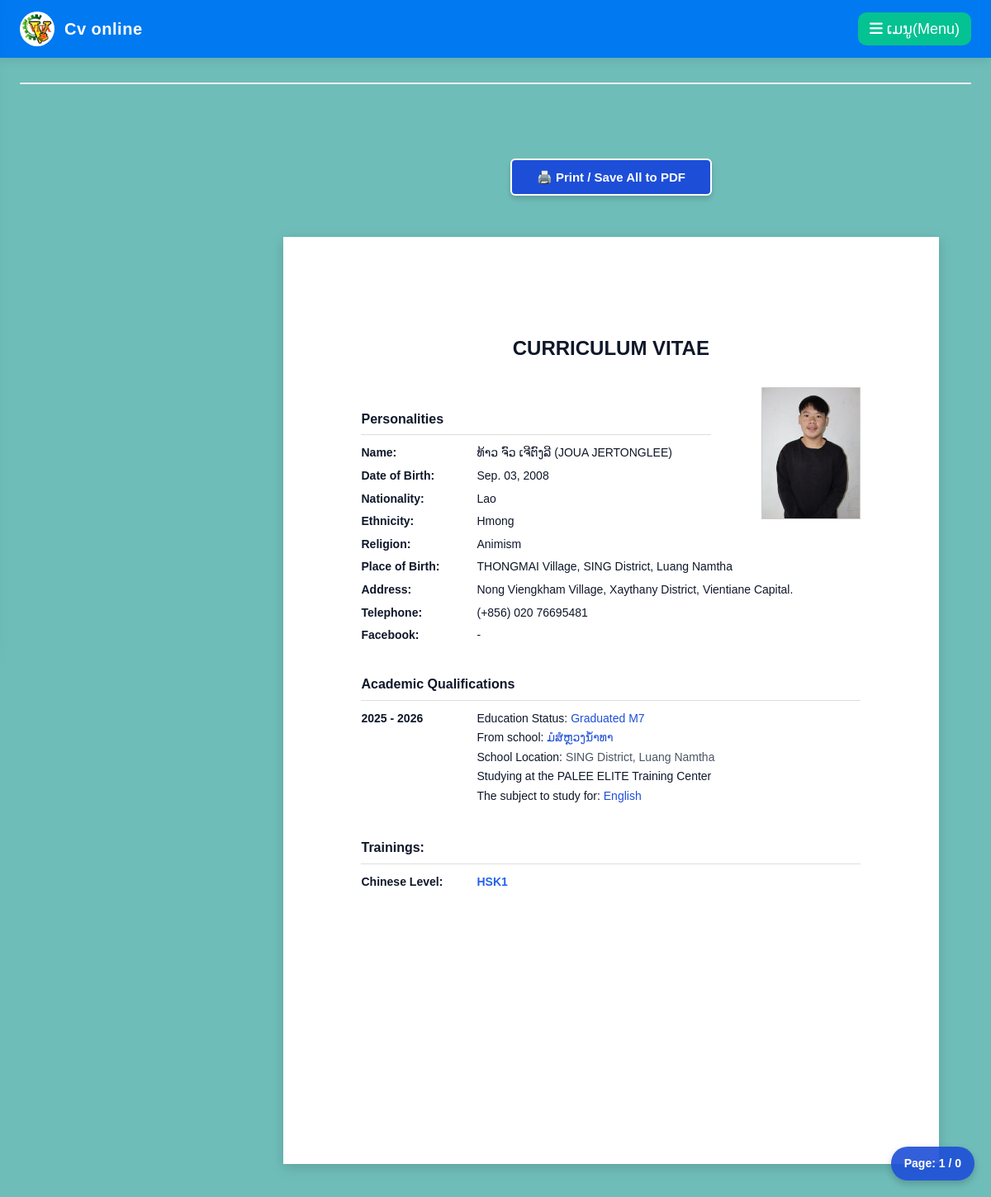
/4, run on the app's committed database.
### myapp/models.py (models this page shows, shortened)
class FormResponse(models.Model):
    PROVINCE_CHOICES3 = [
    ('Vientiane Capital', 'ນະຄອນຫຼວງວຽງຈັນ'),
    ('Phongsaly', 'ຜົ້ງສາລີ'),
    ('Luang Namtha', 'ຫຼວງນ້ຳທາ'),
    ('Oudomxay', 'ອຸດົມໄຊ'),
    ('Bokeo', 'ບໍ່ແກ້ວ'),
    ('Luang Prabang', 'ຫຼວງພະບາງ'),
    ('Huaphan', 'ຫົວພັນ'),
    ('Xayaboury', 'ໄຊຍະບູລີ'),
    ('Xieng Khouang', 'ຊຽງຂວາງ'),
    ('Vientiane', 'ວຽງຈັນ'),
    ('Bolikhamxay', 'ບໍລິຄຳໄຊ'),
    ('Khammouane', 'ຄຳມ່ວນ'),
    ('Savannakhet', 'ສະຫວັນນະເຂດ'),
    ('Salavan', 'ສາລະວັນ'),
    ('Sekong', 'ເຊກອງ'),
    ('Champasak', 'ຈຳປາສັກ'),
    ('Attapeu', 'ອັດຕະປື'),
    ('Xaysomboun', 'ໄຊສົມບູນ'),
    ]
    GRADUATE_CHOICES = [
        ('ມໍ7', 'ຈົບມໍ7ແລ້ວ (已毕业)'),
        ('ຍັງບໍ່ຈົບ', 'ຍັງບໍ່ຈົບ (未毕业)'),
    ]
    chinese_level1 = [
        ('HSK1', 'HSK1'),
        ('HSK2', 'HSK2'),
        ('HSK3', 'HSK3'),
        ('HSK4', 'HSK4'),
        ('HSK5', 'HSK5'),
        ('HSK6', 'HSK6'),
    ]
    ETHNICITY_CHOICES = [
        ('Lao', 'ລາວ'),
        ('Hmong', 'ມົ້ງ'),
        ('Khmu', 'ກຶມມຸ'),
        ('Phouthai', 'ຜູ້ໄທ'),
        ('Tai', 'ໄຕ'),
        ('Other', 'ອື່ນໆ (Other)'),
    ]
    RELIGION_CHOICES = [
        ('Buddhism', 'ພຸດ'),
        ('Christianity', 'ຄຣິດ'),
        ('Islam', 'ອິດສະລາມ'),
        ('Animism', 'ນັບຖືຜີ / ບໍ່ມີສາດສະໜາ'),
        ('Other', 'ອື່ນໆ (Other)'),
    ]
    student_code = models.CharField(max_length=20, unique=True, blank=True, null=True)
    timestamp = models.DateTimeField(
    verbose_name="Timestamp",
    default=timezone.now
    )
    full_name = models.CharField(
        max_length=255,
        verbose_name="ຊື່ ແລະ ນາມສະກຸນລາວ(真实姓名)"
    )
    name_Chinese = models.CharField(
        max_length=255,blank=True,
        verbose_name="ຊື່ແທ້ພາສາຈີນ ຫຼື ອັງກິດ(真实姓名)"
    )
    date_of_birth = models.DateField(
        verbose_name="ວັນເດືອນປີເກີດ (出生日期)",
        blank=True,
        null=True
    )
    ethnicity = models.CharField(
        max_length=50,
        choices=ETHNICITY_CHOICES,
        default='Lao',
        verbose_name="ຊົນເຜົ່າ (民族)"
    )
    ethnicity_other = models.CharField(
        max_length=100,
        blank=True,
        null=True,
        verbose_name="ຊົນເຜົ່າອື່ນໆ (请ກອກຊົນເຜົ່າຂອງທ່ານ)"
    )
    religion = models.CharField(
        max_length=50,
        choices=RELIGION_CHOICES,
        default='Buddhism',
        verbose_name="ສາດສະໜາ (宗教)"
    )
    religion_other = models.CharField(
        max_length=100,
        blank=True,
        null=True,
        verbose_name="ສາດສະໜາອື່ນໆ (请ກອກສາດສະໜາຂອງທ່ານ)"
    )
    organization = models.CharField(
        max_length=255,
        verbose_name="ມາຈາກໂຮງຮຽນໃດ(来自哪所学校？)"
    )
    Village = models.CharField(
        max_length=100,
        verbose_name="ບ້ານ (村莊)",
        blank=True
    )
    district = models.CharField(
        max_length=100,
        verbose_name="ເມືອງ (城市)"
    )
    province1 = models.CharField(
        max_length=60,
        choices=PROVINCE_CHOICES3,
        default='ນະຄອນຫຼວງວຽງຈັນ',
        verbose_name="ແຂວງເກີດ (省)"
    )
    is_graduated_m7 = models.CharField(
        max_length=20,
        choices=GRADUATE_CHOICES,
        verbose_name="ຫຼັງຈາກເດືອນ9 ສົກ2026 ນີ້ນ້ອງຮຽນຊັ້ນໃດ? (你七年级毕业嘛)"
    )
    current_grade = models.CharField(
        max_length=100,
        blank=True,
        null=True,
        verbose_name="ຖ້າບໍ່ຈົບ, ປັດຈຸບັນຮຽນຢູ່ຊັ້ນໃດ?"
    )
    chinese_level = models.CharField(
        max_length=60,
        blank=True,
        choices=chinese_level1,
        verbose_name="ລະດັບພາສາຈີນ (中文)"
    )
    phone_number = models.CharField(
        max_length=50,
        verbose_name="ເບີຕິດຕໍ່ (联络手机)"
    )
    facebook = models.CharField(
        max_length=100,
        blank=True,
        null=True,
        verbose_name="facebook (脸书)"
    )
    image = models.ImageField(
        upload_to='uploads/',
        blank=True,
        null=True,
        verbose_name="ຮູບພາບແນບມາ"
    )
    subject_set = models.ManyToManyField(
        Subject,
        verbose_name="ວິຊາເລືອກຮຽນທີ່ສູນປາລີ (选修课程)"
        )
    class Meta:
        verbose_name = "ຂໍ້ມູນການລົງທະບຽນນັກຮຽນທືນວິຕ້າ"
        verbose_name_plural = "ຂໍ້ມູນການລົງທະບຽນນັກຮຽນທືນວິຕ້າ"

class Subject(models.Model):
    name = models.CharField(max_length=255)
    photo = models.ImageField(upload_to='subject_photos/', blank=True, null=True)
    description = models.TextField(blank=True, null=True, default='')
    Name_eng = models.CharField(blank=True, null=True, default='')
    price = models.CharField(max_length=255, null=True, blank=True, default='')
    is_premium = models.BooleanField(default=False)
    promotion_end_at = models.DateField(null=True, blank=True)

### myapp/views.py (the view)
# urls.py: path('<int:sub_id>', views.cv_detail, name='cv_detail'),
def cv_detail(request, sub_id):
    one_sub =FormResponse.objects.get(id=sub_id)
    context = {'user': one_sub}
    return render(request, 'myapp/Create_CV.html', context)

### myapp/templates/myapp/Create_CV.html (shortened to what this page needs)
{% extends 'components/base.html' %}
{% load static %}
{% block content %}
</head>
<body>
    <div class="top-bar">
        <button class="btn-print" onclick="window.print()">
            🖨️ Print / Save All to PDF
        </button>
    </div>
<div class="cv-container-wrapper">
{% if user %}
<div class="cv-page" data-page="1">
    <div class="cv-title">Curriculum Vitae</div>
    <div class="cv-content-wrapper">
        <div class="left-info">
            <div class="section-title">Personalities</div>
            <div class="info-grid">
                <div class="info-label">Name:</div>
                <div style="white-space: nowrap;">
                    {{ user.full_name }} {% if user.name_Chinese %}({{ user.name_Chinese }}){% endif %}
                </div>
                <div class="info-label">Date of Birth:</div>
                <div style="white-space: nowrap;">{{ user.date_of_birth|date:"M. d, Y" }}</div>
                <div class="info-label">Nationality:</div>
                <div style="white-space: nowrap;">Lao</div>
                <div class="info-label">Ethnicity:</div>
                <div style="white-space: nowrap;">
                    {% if user.ethnicity == 'Other' %}{{ user.ethnicity_other }}{% else %}{{ user.ethnicity }}{% endif %}
                </div>
                <div class="info-label">Religion:</div>
                <div style="white-space: nowrap;">
                    {% if user.religion == 'Other' %}{{ user.religion_other }}{% else %}{{ user.religion }}{% endif %}
                </div>
                <div class="info-label">Place of Birth:</div>
                <div style="white-space: nowrap;">
                    {% if user.Village %}{{ user.Village }} Village, {% endif %}{{ user.district }} District, {% if user.province1 == 'Vientiane' %}Vientiane Province{% else %}{{ user.province1 }}{% endif %}
                </div>
                <div class="info-label">Address:</div>
                <div style="white-space: nowrap;">
                    Nong Viengkham Village, Xaythany District, Vientiane Capital.
                </div>
                <div class="info-label">Telephone:</div>
                <div style="white-space: nowrap;">(+856) {{ user.phone_number }}</div>
                <div class="info-label">Facebook:</div>
                <div style="white-space: nowrap;">{{ user.facebook|default:"-" }}</div>
            </div>
        </div>
        <div class="cv-photo-box" style="width: 120px; height: 160px; border: 1px solid #ccc; overflow: hidden;">
            {% if user.image %}
                <img src="{{ user.image.url }}" alt="Student Photo" style="width: 100%; height: 100%; object-fit: cover;">
            {% else %}
                <div style="text-align: center; line-height: 160px; color: #9ca3af;">No Photo</div>
            {% endif %}
        </div>
    </div>
    <div class="section-title" style="margin-top: 35px;">Academic Qualifications</div>
    <div class="timeline-grid">
        <div class="timeline-year">2025 - 2026</div>
        <div class="timeline-detail">
            <p style="margin: 0 0 4px 0;">Education Status:
                <span style="font-weight: 500; color: #1d4ed8;">
                    {% if user.is_graduated_m7 == 'ມໍ7' or user.is_graduated_m7 == 'ມ7' or user.is_graduated_m7 == 'm7' or user.is_graduated_m7 == 'M7' or user.is_graduated_m7 == True or user.is_graduated_m7 == 'True' %}
                        Graduated M7
                    {% elif user.current_grade == "ມໍ1" or user.current_grade == "ມ1" %}Grade M1
                    {% elif user.current_grade == "ມໍ2" or user.current_grade == "ມ1" %}Grade M2
                    {% elif user.current_grade == "ມໍ3" or user.current_grade == "ມ3" %}Grade M3
                    {% elif user.current_grade == "ມໍ4" or user.current_grade == "ມ4" %}Grade M4
                    {% elif user.current_grade == "ມໍ5" or user.current_grade == "ມ5" %}Grade M5
                    {% elif user.current_grade == "ມໍ6" or user.current_grade == "ມ6" %}Grade M6
                    {% elif user.current_grade == "ມໍ7" or user.current_grade == "ມ7" %}Graduated M7
                    {% else %}
                        {{ user.current_grade|default:"-" }}
                    {% endif %}
                </span>
            </p>
            <p style="margin: 0 0 4px 0;">From school: <span style="font-weight: 500; color: #1d4ed8;">{{ user.organization }}</span></p>
            <p style="margin: 0 0 4px 0;">School Location:
                <span style="font-weight: 500; color: #4b5563;">
                    {{ user.district }} District, {% if user.province1 == 'Vientiane' %}Vientiane Province{% else %}{{ user.province1 }}{% endif %}
                </span>
            </p>
            <p style="margin: 0 0 4px 0;">Studying at the PALEE ELITE Training Center</p>
            <p style="margin: 0 0 4px 0;">The subject to study for:
                <span style="font-weight: 500; color: #1d4ed8;">
                    {% for subject in user.subject_set.all %}
                        {{ subject.Name_eng }}{% if not forloop.last %}, {% endif %}
                    {% empty %}
                        -
                    {% endfor %}
                </span>
            </p>
        </div>
    </div>
    <div class="section-title" style="margin-top: 35px;">Trainings:</div>
    <div class="timeline-grid">
        <div class="timeline-year">Chinese Level:</div>
        <div class="timeline-detail">
            <p style="margin: 0; font-weight: bold; color: #2563eb;">{{ user.chinese_level }}</p>
        </div>
    </div>
</div>
{% else %}
<div class="cv-page" style="height: auto; text-align: center; padding: 50px;">
    <h3 style="color: #9ca3af;">ບໍ່ມີຂໍ້ມູນນັກສຶກສາບຸກຄົນນີ້ / Student Profile Not Found</h3>
</div>
{% endif %}
<div id="floating-page-counter" style="
    position: fixed;
    bottom: 20px;
    right: 20px;
    background: rgba(29, 78, 216, 0.9); /* ສີຟ້າໂປ່ງແສງງາມໆ */
    color: white;
    padding: 8px 16px;
    border-radius: 20px;
    font-size: 14px;
    font-weight: bold;
    box-shadow: 0 4px 10px rgba(0,0,0,0.2);
    z-index: 9999; /* ດັນໃຫ້ຢູ່ເທິງສຸດ */
    pointer-events: none; /* ບໍ່ໃຫ້ບັງການກົດປັດຈໍ */
    font-family: sans-serif;
    transition: all 0.3s ease;
    transform: translate3d(0, 0, 0); /* 🚀 ບັງຄັບໃຊ້ GPU ຂອງມືຖື ເພື່ອໃຫ້ເລື່ອນລື່ນ */
">
    Page: <span id="current-page-num">1</span> / {{ users|length }}
</div>
{% endblock %}

### staticfiles/main65.css (style rules this page uses)
body { margin: 0px; padding: 0px; background: url("../images/bg_dark_green.png"); background-color: inherit; font-size: 16px; font-family: "Trebuchet MS", Helvetica, sans-serif; color: #000; }

### myapp/templates/components/base.html (style rules this page uses)
html, body, p, span, h1, h2, h3, h4, h5, h6, a, button, input, select, textarea, div, th, td, table, b, strong, li, ul { font-family: 'Phetsarath OT', sans-serif !important; }
html, body { margin: 0 !important; padding: 0 !important; width: 100% !important; max-width: 100% !important; overflow-x: hidden !important; word-break: keep-all; overflow-wrap: break-word; font-size: 18px !important; line-height: 1.8 !important; }

### myapp/templates/components/siteheader.html (style rules this page uses)
body, h1, h2, h3, h4, h5, h6, .w3-bar, button, a, span, div { font-family: "Phetsarath", sans-serif !important; }
body { background-color: #f1f5f9; color: #0f172a; margin: 0; }

### myapp/templates/myapp/Create_CV.html (style rules this page uses)
html, body, p, span, h1, h2, h3, h4, h5, h6, a, button, input, select, textarea, div, th, td, table, b, strong, li, ul { font-family: 'Phetsarath OT', sans-serif !important; }
html, body { margin: 0 !important; padding: 0 !important; width: 100% !important; max-width: 100% !important; overflow-x: hidden !important; background-color: #6fbdb9; font-family: 'Phetsarath OT', Tahoma, Geneva, Verdana, sans-serif; box-sizing: border-box; }
.top-bar { width: 100%; background-color: #007bff; padding: 15px 0; display: flex; justify-content: center; align-items: center; box-shadow: 0 2px 4px rgba(0,0,0,0.1); position: fixed; top: 0; left: 0; z-index: 9999; }
.btn-print { background-color: #1d4ed8; color: white; border: 2px solid #ffffff; padding: 10px 24px; font-size: 14px; font-weight: bold; border-radius: 6px; cursor: pointer; }
.cv-container-wrapper { margin-top: 100px; width: 100%; display: flex; flex-direction: column; align-items: center; box-sizing: border-box; padding: 10px 0; }
.cv-page { background-color: #ffffff; width: 210mm; height: 297mm; padding: 30mm 25mm 25mm 25mm; margin: 20px auto; box-shadow: 0 4px 15px rgba(0, 0, 0, 0.15); box-sizing: border-box; position: relative; page-break-after: always; }
.cv-title { text-align: center; font-size: 24px; font-weight: bold; margin-bottom: 40px; text-transform: uppercase; }
.cv-content-wrapper { display: flex; justify-content: space-between; align-items: flex-start; width: 100%; }
.left-info { width: 70%; }
.section-title { font-size: 16px; font-weight: bold; margin-top: 25px; margin-bottom: 12px; border-bottom: 1px solid #ddd; padding-bottom: 4px; }
.info-grid, .timeline-grid { display: grid; grid-template-columns: 140px 1fr; row-gap: 8px; font-size: 14px; line-height: 1.4; }
.info-label, .timeline-year { font-weight: bold; }
.cv-page { content-visibility: auto; contain-intrinsic-size: 1px 1123px; width: 210mm; height: 297mm; margin: 20px auto; background: white; box-shadow: 0 0 10px rgba(0,0,0,0.1); }
.cv-page { content-visibility: auto; contain-intrinsic-size: 1px 1123px; transform: translate3d(0, 0, 0); will-change: transform; -webkit-backface-visibility: hidden; backface-visibility: hidden; }
*, *:before, *:after { box-sizing: border-box !important; }
.top-bar { width: 100%; background-color: transparent !important; box-shadow: none !important; position: relative !important; top: auto !important; right: auto !important; left: auto !important; margin-top: 30px !important; margin-bottom: 50px !important; display: flex !important; justify-content: center !important; align-items: center !important; padding: 0 !important; z-index: 999; }
.btn-print { background-color: #1d4ed8; color: white; border: 2px solid #ffffff; padding: 12px 30px; font-size: 15px; font-weight: bold; border-radius: 6px; cursor: pointer; box-shadow: 0 4px 6px rgba(0,0,0,0.15); transition: background-color 0.2s, transform 0.1s; }
.cv-container-wrapper { margin-top: 10px !important; width: 100%; display: flex; flex-direction: column; align-items: center; padding: 0; }
.cv-page { background-color: #ffffff; width: 210mm; height: 297mm; padding: 30mm 25mm 25mm 25mm; margin: 0 auto 20px auto; box-shadow: 0 4px 15px rgba(0, 0, 0, 0.15); position: relative; overflow: hidden; word-wrap: break-word; overflow-wrap: break-word; word-break: break-word; }
.cv-title { text-align: center; font-size: 24px; font-weight: bold; margin-top: 0px; margin-bottom: 25px; text-transform: uppercase; }

### data on the page
FormResponse: full_name "ທ້າວ ຈົວ ເຈີຕົງລີ", name_Chinese "JOUA JERTONGLEE", date_of_birth "Sep. 03, 2008", ethnicity "Hmong", religion "Animism", Village "THONGMAI", district "SING", province1 "Luang Namtha", phone_number "020 76695481", facebook "-", image (picture), organization "ມໍສໍຫຼວງນ້ຳທາ", chinese_level "HSK1"
Subject: Name_eng "English"

### other printed values
{{ users|length }} "0"
